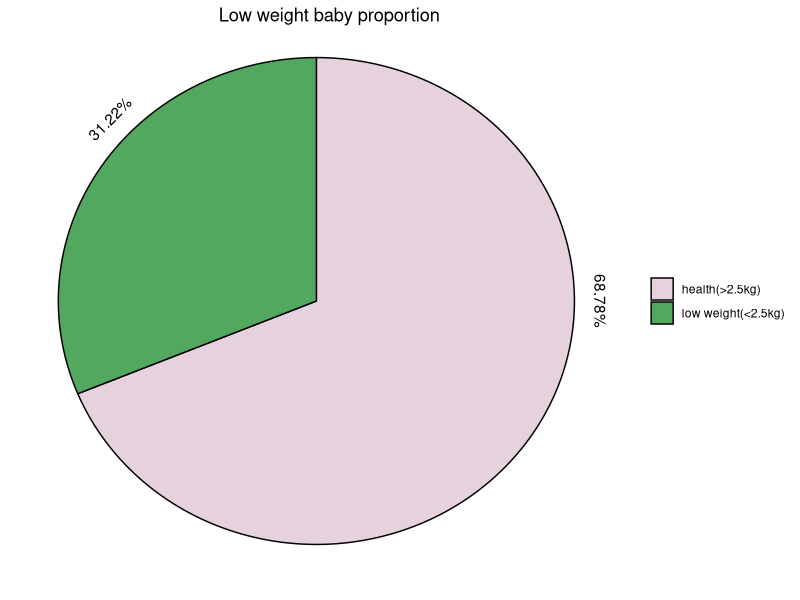
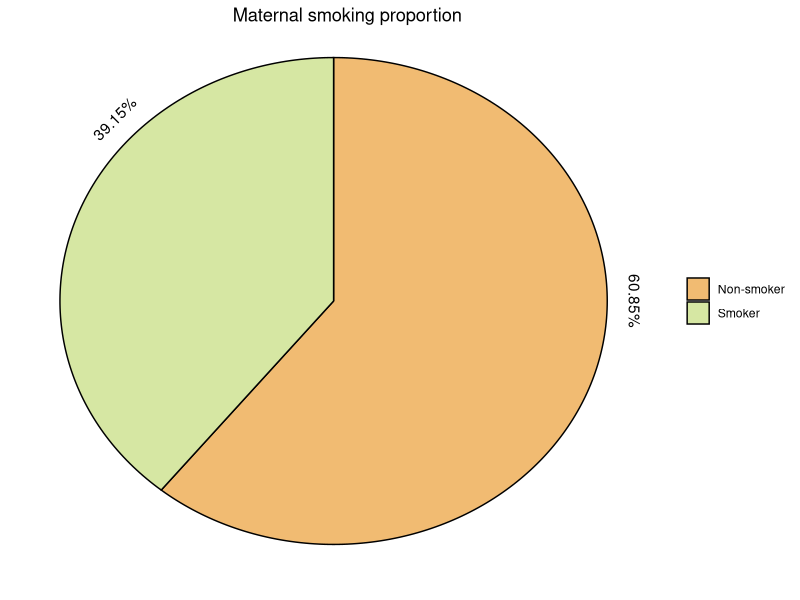
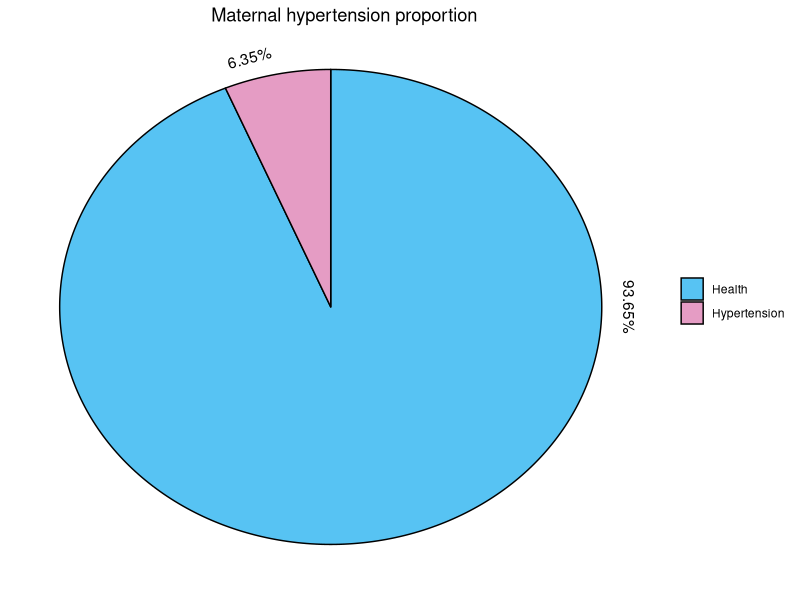
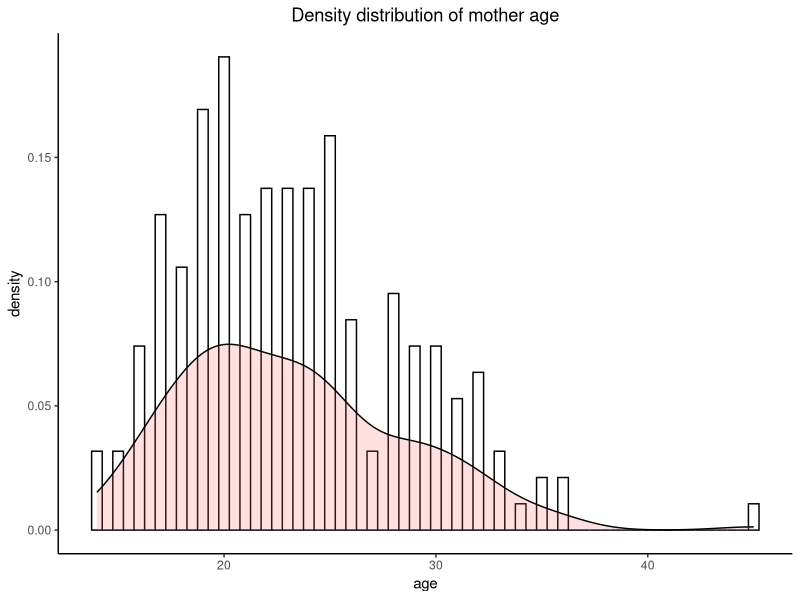
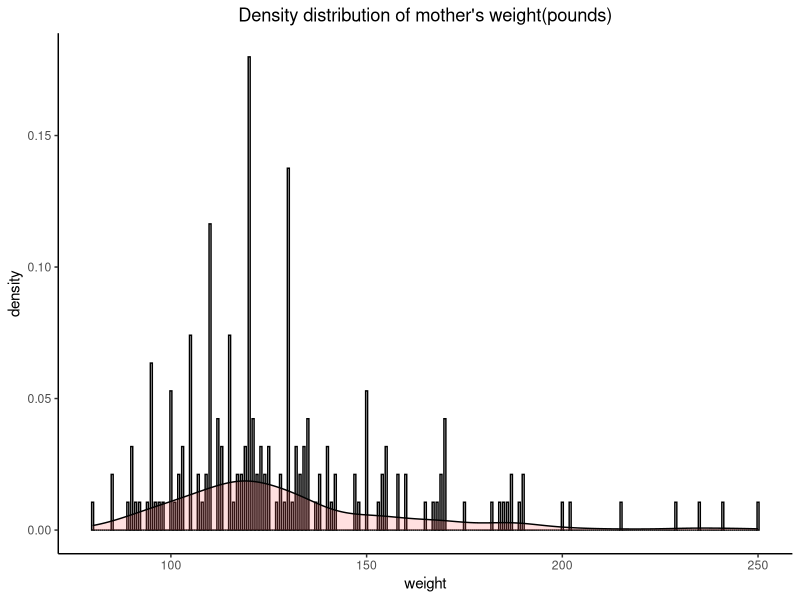
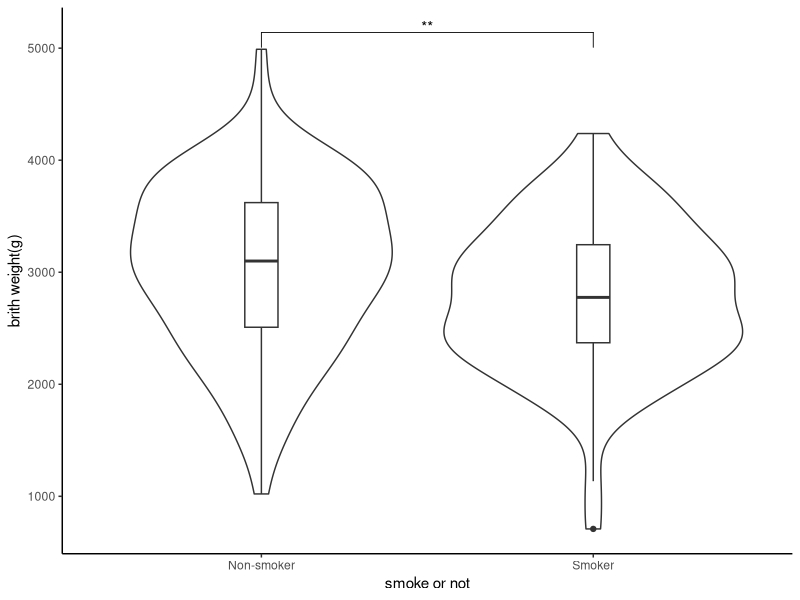
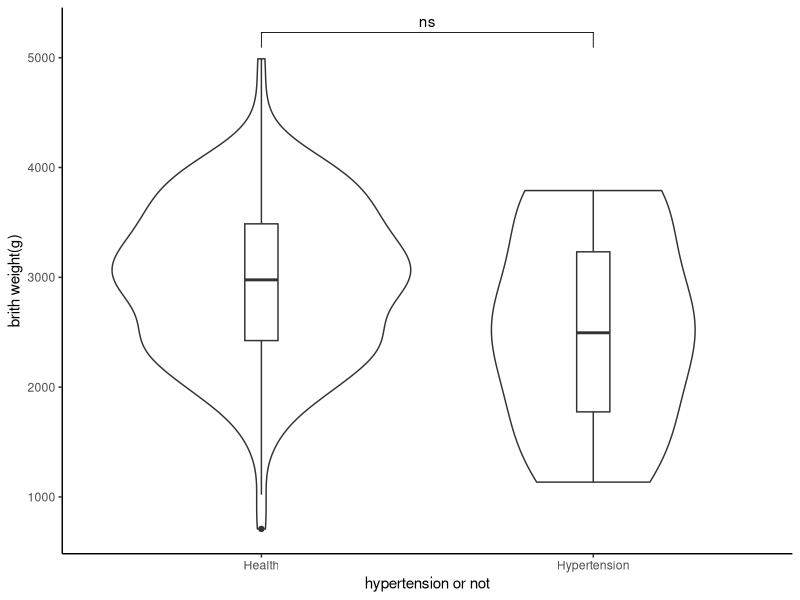
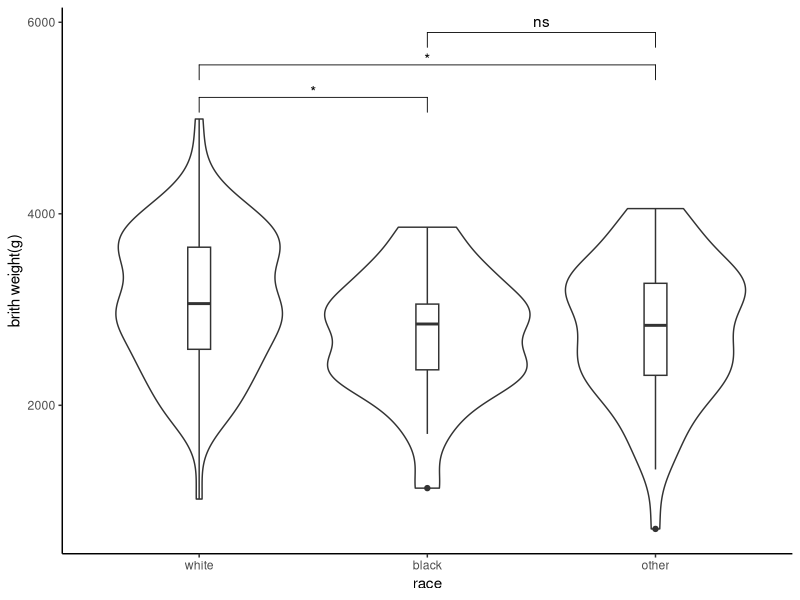

Write the R code that produced these figures, in order.
## ---- chunk 1
#install.packages("MASS")
library(MASS)
library(ggplot2)
library(ggforce)
library(rstatix)
library(ggpubr)
## ---- chunk 2
n<-dim(birthwt)[1]
low<-as.data.frame(table(birthwt$low))
levels(low$Var1)<-c("health(>2.5kg)","low weight(<2.5kg)")
pro1<-low[1,2]/n
pro2<-low[2,2]/n
pros1<-sprintf("%1.2f%%",pro1*100)
pros2<-sprintf("%1.2f%%",pro2*100)

low$proportion<-c(pros1,pros2)
low

p1<-ggplot()+
  theme(panel.grid.major = element_blank(),
        panel.grid.minor = element_blank(),
        axis.ticks = element_blank(), 
        axis.text.y = element_blank(),
        axis.text.x = element_blank(),
        legend.title=element_blank(), 
        panel.border = element_blank(),
        panel.background = element_blank())+#去除没用的ggplot背景，坐标轴
  labs(title="Low weight baby proportion")+
  theme(plot.title = element_text(hjust = 0.5))+
  xlab("")+ylab('')+#添加颜色
  scale_fill_manual(values = c('#E5D2DD', '#53A85F'))+
  geom_arc_bar(data=low,
               stat = "pie",
               aes(x0=0,y0=0,r0=0,r=2,
                   amount=Freq,fill=Var1)
  )+#饼图
  annotate("text",x=2.2,y=0,label=pros1,angle=-90)+
  annotate("text",x=-1.6,y=1.5,label=pros2,angle=45)

p1
#fig<-"low"
#name<-paste(paste("./",fig,sep = ""),"pdf",sep = ".")
#ggsave(p1, file=name, width=5.5,height=4)
## ---- chunk 3
n<-dim(birthwt)[1]
#head(birthwt)
smoker<-as.data.frame(table(birthwt$smoke))
levels(smoker$Var1)<-c("Non-smoker","Smoker")
pro3<-smoker[1,2]/n
pro4<-smoker[2,2]/n
pros3<-sprintf("%1.2f%%",pro3*100)
pros4<-sprintf("%1.2f%%",pro4*100)

smoker$proportion<-c(pros3,pros4)
smoker

p2<-ggplot()+
  theme(panel.grid.major = element_blank(),
        panel.grid.minor = element_blank(),
        axis.ticks = element_blank(),
        axis.text.y = element_blank(),
        axis.text.x = element_blank(),
        legend.title=element_blank(),
        panel.border = element_blank(),
        panel.background = element_blank())+#去除没用的ggplot背景，坐标轴
  labs(title="Maternal smoking proportion")+
  theme(plot.title = element_text(hjust = 0.5))+
  xlab("")+ylab('')+#添加颜色
  scale_fill_manual(values = c("#F1BB72","#D6E7A3"))+
  geom_arc_bar(data=smoker,
               stat = "pie",
               aes(x0=0,y0=0,r0=0,r=2,
                   amount=Freq,fill=Var1)
  )+#饼图
  annotate("text",x=2.2,y=0,label=pros3,angle=-90)+
  annotate("text",x=-1.6,y=1.5,label=pros4,angle=45)

p2
#fig<-"smoker"
#name<-paste(paste("./",fig,sep = ""),"pdf",sep = ".")
#ggsave(p2, file=name, width=5.5,height=4)

## ---- chunk 4
n<-dim(birthwt)[1]
#head(birthwt)
ht<-as.data.frame(table(birthwt$ht))
levels(ht$Var1)<-c("Health","Hypertension")
pro5<-ht[1,2]/n
pro6<-ht[2,2]/n
pros5<-sprintf("%1.2f%%",pro5*100)
pros6<-sprintf("%1.2f%%",pro6*100)

ht$proportion<-c(pros5,pros6)
ht


p3<-ggplot()+
  theme(panel.grid.major = element_blank(),
        panel.grid.minor = element_blank(),
        axis.ticks = element_blank(),
        axis.text.y = element_blank(),
        axis.text.x = element_blank(),
        legend.title=element_blank(),
        panel.border = element_blank(),
        panel.background = element_blank())+#去除没用的ggplot背景，坐标轴
  labs(title="Maternal hypertension proportion")+
  theme(plot.title = element_text(hjust = 0.5))+
  xlab("")+ylab("")+#添加颜色
  scale_fill_manual(values = c("#57C3F3","#E59CC4"))+
  geom_arc_bar(data=ht,
               stat = "pie",
               aes(x0=0,y0=0,r0=0,r=2,
                   amount=Freq,fill=Var1)
  )+#饼图
  annotate("text",x=2.2,y=0,label=pros5,angle=-90)+
  annotate("text",x=-0.6,y=2.1,label=pros6,angle=15)

p3
#fig<-"ht"
#name<-paste(paste("./",fig,sep = ""),"pdf",sep = ".")
#ggsave(p3, file=name, width=5.5,height=4)

## ---- chunk 5
p4<-ggplot(birthwt, aes(x=age)) + 
     geom_histogram(aes(y=..density..),
                    binwidth=.5,
                    colour="black", fill="white") +
     geom_density(alpha=.2, fill="#FF6666")+
     labs(title="Density distribution of mother age")+
     xlab("age")+ylab("density")+
     theme_classic()+
     theme(plot.title = element_text(hjust = 0.5))
    
p4
## ---- chunk 6
p5<-ggplot(birthwt, aes(x=lwt)) +
     geom_histogram(aes(y=..density..),
                    binwidth=.5,
                    colour="black", fill="white") +
     geom_density(alpha=.2, fill="#FF6666")+
     labs(title="Density distribution of mother's weight(pounds)")+
     xlab("weight")+ylab("density")+
     theme_classic()+
       theme(plot.title = element_text(hjust = 0.5))
p5
## ---- chunk 7
bwtMean<-mean(birthwt$bwt)
bwtMean
max(birthwt$bwt)
min(birthwt$bwt)
median(birthwt$bwt)
## ---- chunk 8
summary<-rbind(low,smoker,ht)
summary
## ---- chunk 9
birthwt[birthwt$age>=20,"ageStatus"]<-"Old"
birthwt[birthwt$age<20,"ageStatus"]<-"Young"
birthwt$ftv<-factor(birthwt$ftv)
levels(birthwt$ftv)<-c("0","1","2","3","4","6")
model <- lm(bwt ~ ., data = birthwt)
summary(model)
## ---- chunk 10
birthwt$smoke<-factor(birthwt$smoke)
levels(birthwt$smoke)<-c("Non-smoker","Smoker")
stat.test <- birthwt %>%
  wilcox_test(bwt~smoke)%>%
  adjust_pvalue(method = "bonferroni") %>%
  add_significance("p.adj")%>%
  add_xy_position(x = "smoke",
                  fun="max",
                  step.increase=0.2)
stat.test
p6<-ggplot(birthwt,aes(x=smoke,y=bwt))+
    geom_violin()+
    geom_boxplot(width=0.1)+
    stat_pvalue_manual(stat.test,label = "p.adj.signif")+
    xlab("smoke or not")+ylab("brith weight(g)")+
    theme_classic()
    
p6
## ---- chunk 11
birthwt$ht<-factor(birthwt$ht)
levels(birthwt$ht)<-c("Health","Hypertension")
stat.test2 <- birthwt %>%
  wilcox_test(bwt~ht)%>%
  adjust_pvalue(method = "bonferroni") %>%
  add_significance("p.adj")%>%
  add_xy_position(x = "ht",
                  fun="max",
                  step.increase=0.2)
stat.test2
p5<-ggplot(birthwt,aes(x=ht,y=bwt))+
    geom_violin()+
    geom_boxplot(width=0.1)+
    stat_pvalue_manual(stat.test2,label = "p.adj.signif")+
    #scale_fill_brewer(palette="Dark2")+
    xlab("hypertension or not")+ylab("brith weight(g)")+
    theme_classic()
    
p5
## ---- chunk 12

res.kruskal <- birthwt %>% kruskal_test(ftv ~ bwt)
res.kruskal
## ---- chunk 13
res.kruskal2 <- birthwt %>% kruskal_test(ageStatus ~ bwt)
res.kruskal2
## ---- chunk 14
birthwt$race<-factor(birthwt$race)
levels(birthwt$race)<-c("white","black","other")
res.kruskal0<-birthwt %>%kruskal_test(bwt~race)
res.kruskal0
stat.test0 <- birthwt %>%
   dunn_test(bwt~race,p.adjust.method = "fdr")%>%
   add_significance("p.adj")%>%
   add_xy_position(x = "race",
                   fun="max",
                   step.increase=0.2)
stat.test0
p<-ggplot(birthwt,aes(x=race,y=bwt))+
     geom_violin()+
     geom_boxplot(width=0.1)+
     stat_pvalue_manual(stat.test0,label = "p.adj.signif")+
     #scale_fill_brewer(palette="Dark2")+
     xlab("race")+ylab("brith weight(g)")+
     theme_classic()

p
